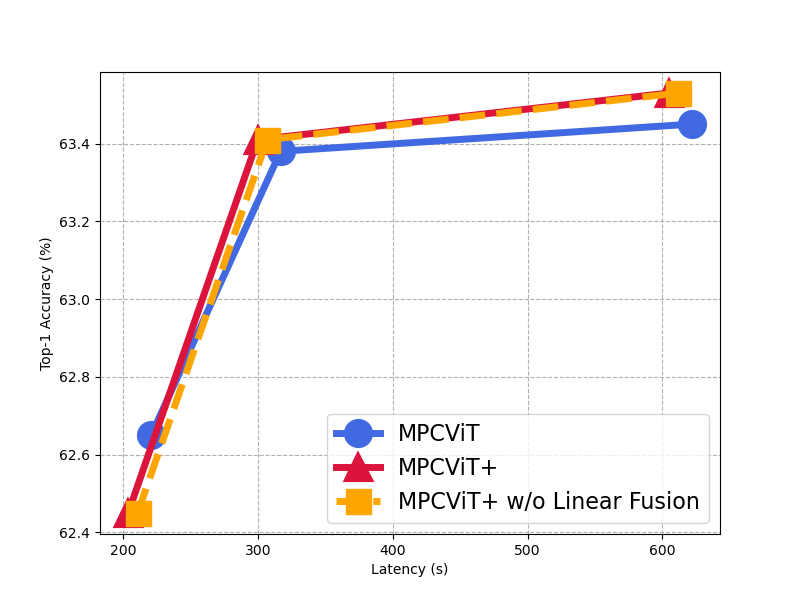

Source code (Python):
import matplotlib.pyplot as plt

plt.figure(figsize=(8, 6))


mpcvit_kd_lat = [220.69, 316.77, 621.75]  # 823.74
mpcvit_kd_acc = [62.65, 63.38, 63.45]  # 63.03
plt.plot(mpcvit_kd_lat, mpcvit_kd_acc, linestyle='-', linewidth=5, c='royalblue', marker='o', markersize=18, markerfacecolor='royalblue', markeredgewidth=3, label='MPCViT')

mpcvitplus_kd_lat = [220.69-17, 316.77-17, 621.75-17]  # 823.74-17
mpcvitplus_kd_acc = [62.45, 63.41, 63.53]  # 63.30
plt.plot(mpcvitplus_kd_lat, mpcvitplus_kd_acc, linewidth=5, linestyle='-', c='crimson', marker='^', markersize=18, markerfacecolor='crimson', markeredgewidth=3, label='MPCViT+')

mpcvitplus_kd_lat = [220.69-10, 316.77-10, 621.75-10]  # 823.74-10
mpcvitplus_kd_acc = [62.45, 63.41, 63.53]  # 63.30
plt.plot(mpcvitplus_kd_lat, mpcvitplus_kd_acc, linewidth=5, linestyle='--', c='orange', marker='s', markersize=18, markerfacecolor='orange', label='MPCViT+ w/o Linear Fusion')

plt.xlabel('Latency (s)')
plt.ylabel('Top-1 Accuracy (%)')
plt.grid(linestyle='--')
plt.legend(prop={'size': 16})
plt.show()
plt.savefig('./mpcvit+_tiny.png')